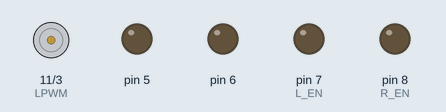
Recording of a sketch running on a simulated Arduino Uno, built with avr-gcc and run on an emulated ATmega328P. Parts: motor-driver pin pairs drawn as motors (green arrow = first pin HIGH = forward, orange = second pin HIGH = backward, longer = more drive), output pins drawn as LEDs (lit = HIGH).

Above: at 0.1 s.
At 13.8 s:
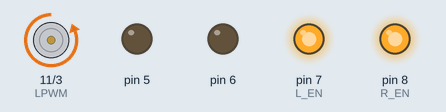
At 28.7 s:
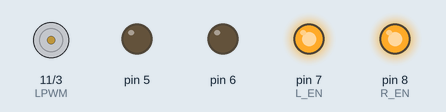
Timing chart, 0 to 40.0 s (numbered marks = the images above):
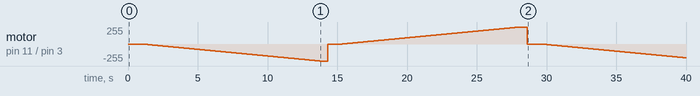

The sketch:

BTS7960B_Test.ino
```cpp
int RPWM=3;
int LPWM=11;
int L_EN=7;
int R_EN=8;

  void setPWMfrequency(int freq){
   TCCR2B = TCCR2B & 0b11111000 | freq ;
  }

  void MotorActiveStatus(char Side,boolean s){
    boolean state=s;
    if(Side=='R'){
    digitalWrite(R_EN,s);
    }
    if(Side=='L'){
    digitalWrite(L_EN,s);
    }
  }
  void setMotor(char side,byte pwm){
   if(side=='R'){
    analogWrite(RPWM,pwm);
   }
    if(side=='L'){
    analogWrite(LPWM,pwm);
   }
  }
  void closeMotor(char side){
     if(side=='R'){
    digitalWrite(RPWM,LOW);
     }
     if(side=='L'){
    digitalWrite(LPWM,LOW);
     }

     }
void setup() {
  // put your setup code here, to run once:
  setPWMfrequency(0x02);// timer 2 , 3.92KHz
  for(int i=5;i<9;i++){
   pinMode(i,OUTPUT);
  }
   for(int i=5;i<9;i++){
   digitalWrite(i,LOW);
  }
   delay(1000);
   MotorActiveStatus('R',true);
   MotorActiveStatus('L',true);
    Serial.begin(9600);
  }

void loop() {
  // put your main code here, to run repeatedly:
for(int i=0;i<256;i++){
  setMotor('R',i);
  delay(50);
}
delay(500);
closeMotor('R');
delay(1000);
  for(int i=0;i<256;i++){
  setMotor('L',i);
  delay(50);
}
delay(500);
closeMotor('L');
delay(1000);
}
```
